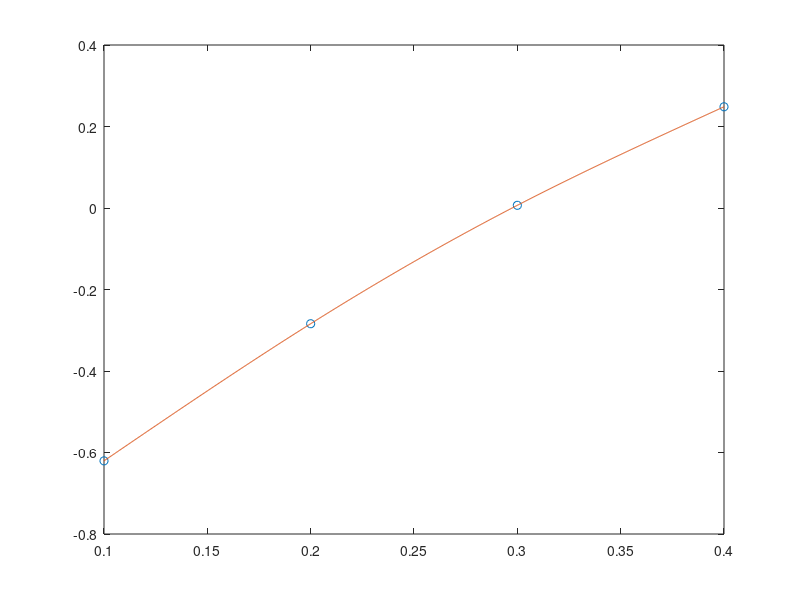

Write MATLAB code to recreate this figure.
%% Spline Interpolation
% Cubic splines with natural boundary
% Currently used for the table of values below
clear; clc

%%%%%%% Edit %%%%%%%
x = [0.1,0.2,0.3,0.4];  %List nodes

%%% Comment out %%%%
y = [-0.62049958,-0.28398668,0.00660095,0.24842440];  %Node outputs
%%%%%%%%%%%%%%%%%%%%%%%%%%

if length(x) ~= length(y)
    disp('Error: x and y have different lengths.')
    return
end

plot(x,y,'o');
hold on

n = length(x);
A = zeros(4*(n-1),4*(n-1));
b = zeros(4*(n-1),1);

for j=1:n-1
    b(4*j-2) = y(j);
    b(4*j-1) = y(j+1);
end

for j=1:n-1
   %Left endpoint of spline
   A(4*j-2,4*j-3) = x(j)^3;
   A(4*j-2,4*j-2) = x(j)^2;
   A(4*j-2,4*j-1) = x(j);
   A(4*j-2,4*j)   = 1;
   
   %Right endpoint of spline
   A(4*j-1,4*j-3) = x(j+1)^3;
   A(4*j-1,4*j-2) = x(j+1)^2;
   A(4*j-1,4*j-1) = x(j+1);
   A(4*j-1,4*j)   = 1;
end

for j=1:n-2
   %Derivative match at internal nodes
   A(4*j,4*j-3) = 3*x(j+1)^2;
   A(4*j,4*j-2) = 2*x(j+1);
   A(4*j,4*j-1) = 1;
   A(4*j,4*j+1) = -3*x(j+1)^2;
   A(4*j,4*j+2) = -2*x(j+1);
   A(4*j,4*j+3) = -1;
   
  %2nd Derivative match at internal nodes
   A(4*j+1,4*j-3) = 6*x(j+1);
   A(4*j+1,4*j-2) = 2;
   A(4*j+1,4*j+1) = -6*x(j+1);
   A(4*j+1,4*j+2) = -2;
end

%Natural Boundary conditions
A(1,1) = 6*x(1);
A(1,2) = 2;
A(4*(n-1),4*(n-1)-3) = 6*x(n);
A(4*(n-1),4*(n-1)-2) = 2;

a = A\b;

%Pretty Plots
N = 1000;
X = linspace(x(1),x(end),N);


j = 1;
for i = 1:N
    if X(i) > x(j+1)
        j = j+1;
    end  
    Y(i) = a(4*j-3)*X(i)^3+a(4*j-2)*X(i)^2+a(4*j-1)*X(i)+a(4*j);
end
plot(X,Y)